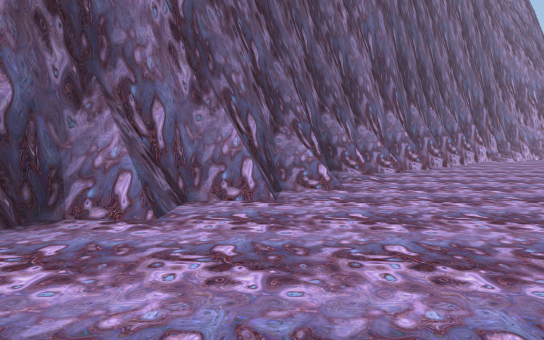
view 1 (above)

23 first-person views from a walk through a 3-D level made in the Unity game engine. The camera is 1.2 m above the floor, tilts 4° down and sees 75° across. The floor is counted in squares, 2 m on a side. Each view is taken from the middle of a square. On the plan, view 1 faces up. The plan holds only what a view shows up to about 10 squares ahead; the rest is blank. The place goes on beyond the plan. The player character is not drawn.

view 2
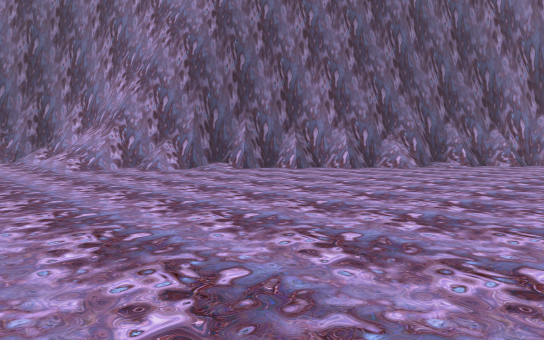

view 3
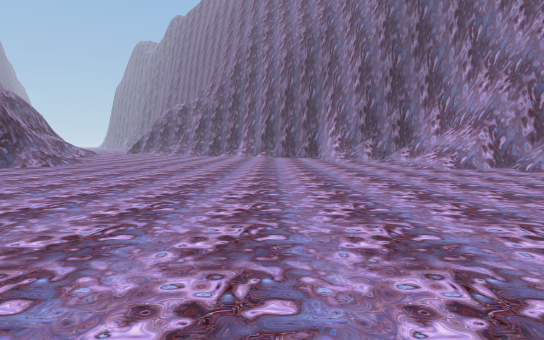

view 4
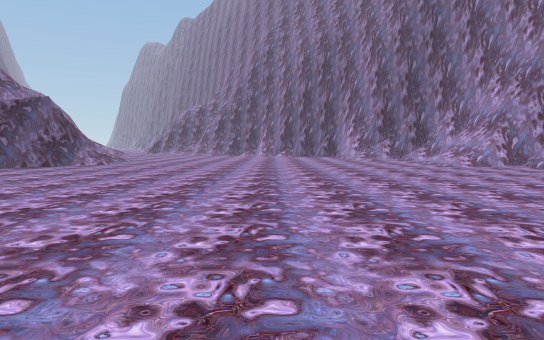

view 5
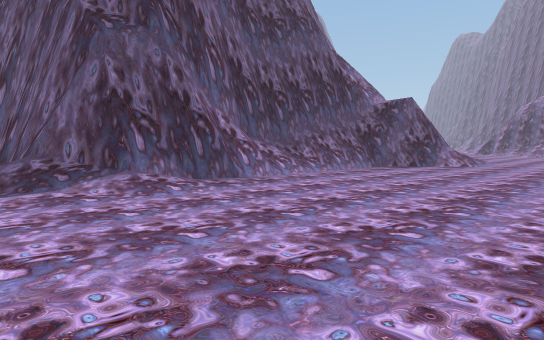

view 6
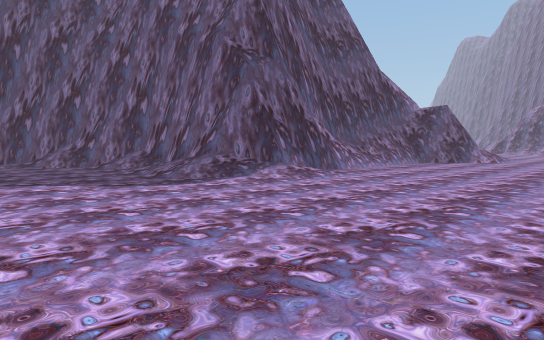

view 7
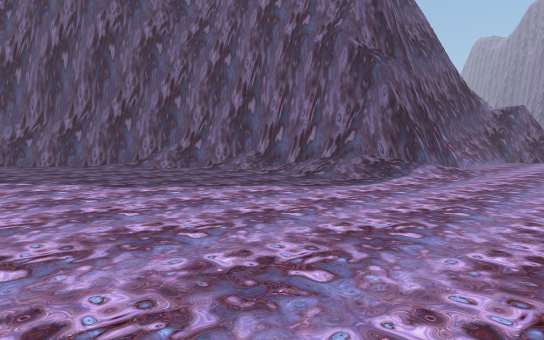

view 8
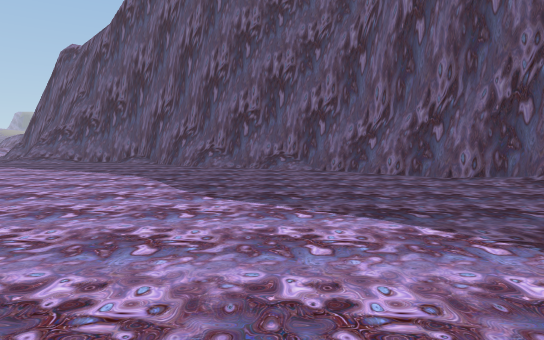

view 9
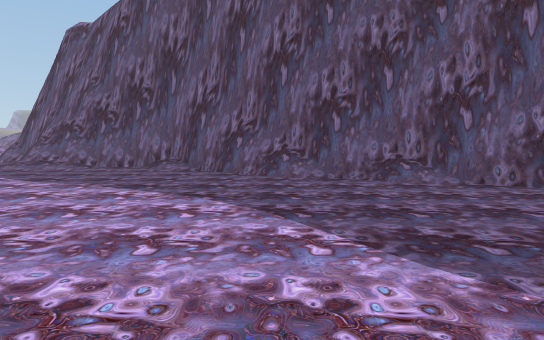

view 10
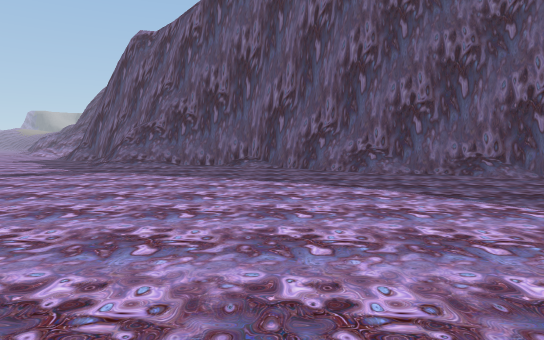

view 11
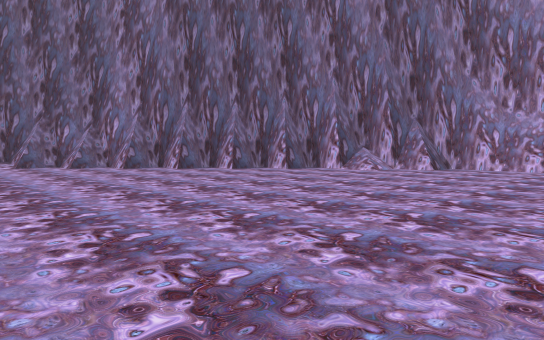

view 12
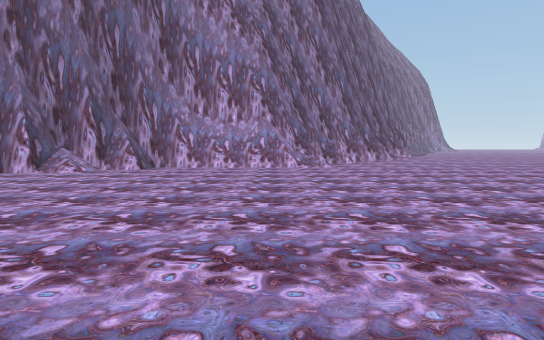

view 13
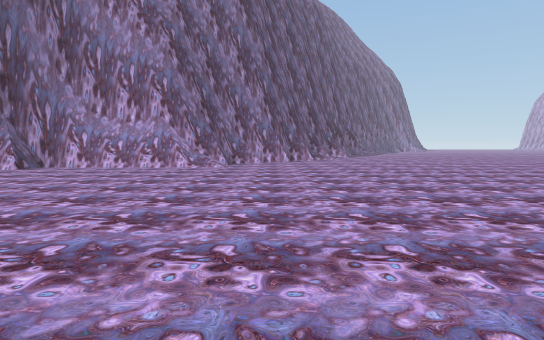

view 14
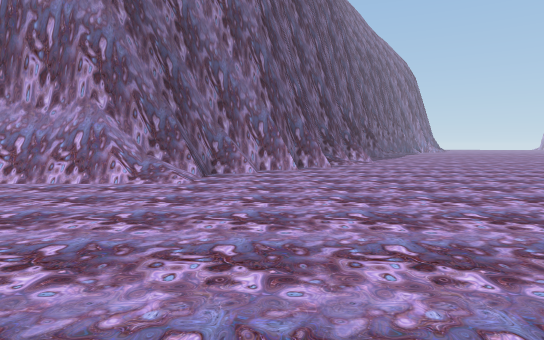

view 15
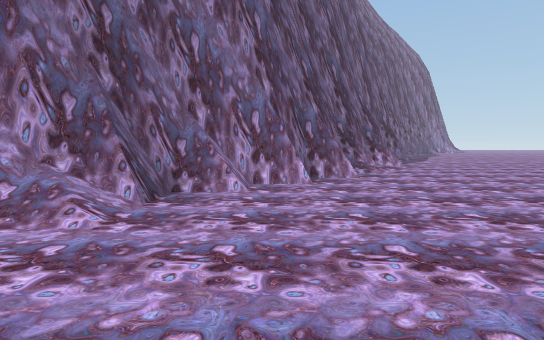

view 16
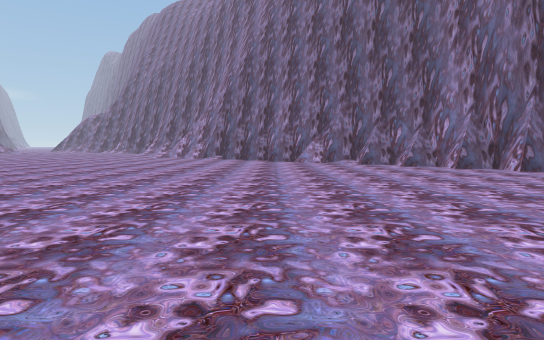

view 17
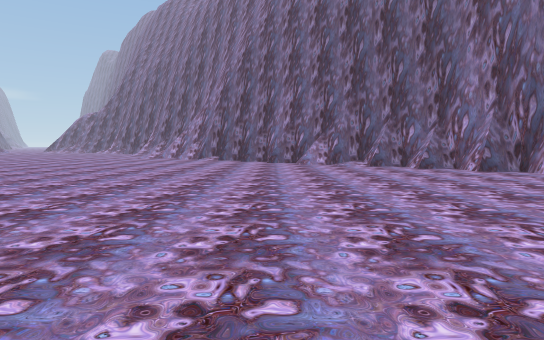

view 18
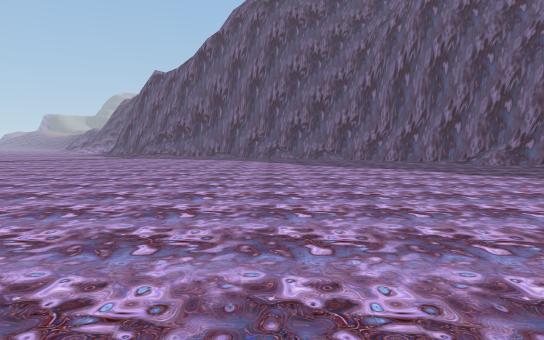

view 19
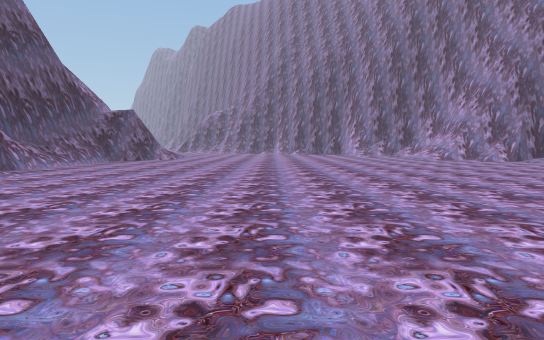

view 20
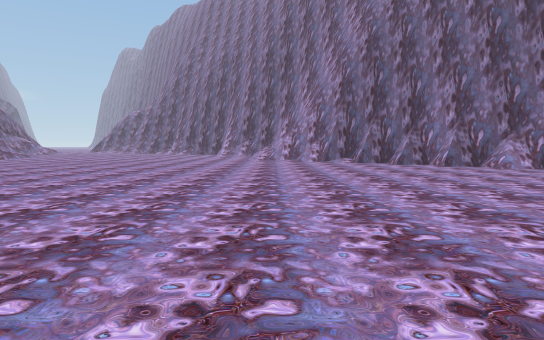

view 21
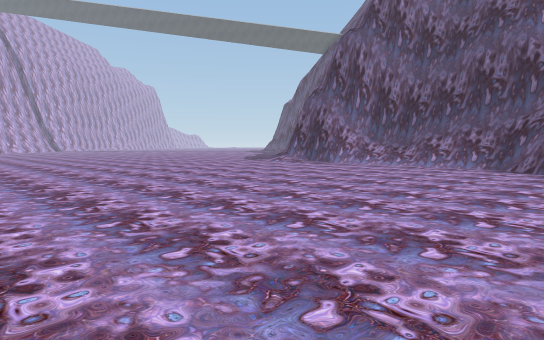

view 22
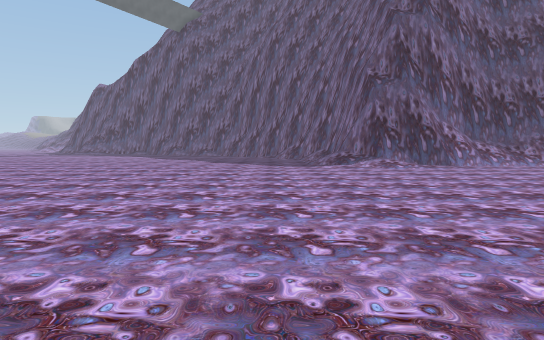

view 23
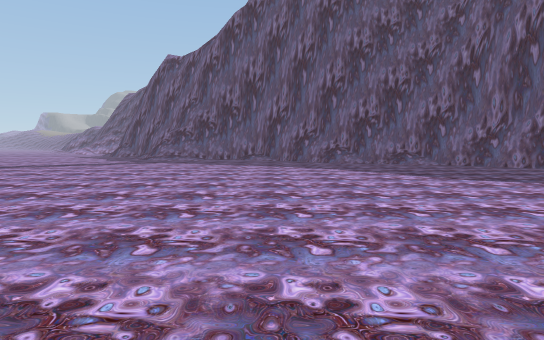

### Floor plan
Key: @ floor where view 1 was taken; # wall or solid block; . floor; / step, stairs or slope; = window, fence, low wall or low ledge.
Columns run from 5 left of view 1 to 20 right of it. Each row starts with its distance up from view 1.
 19                      ##...
 18                     ##....
 17                    ##.....
 16                   ##......
 15               #####/......
 14             ###...........
 13            ###............
 12           ###.............
 11          ###..............
 10         ###...............
  9        ###...............
  8       ###................
  7       ##................
  6      ##................
  5     ###............  .
  4    ###.............
  3    ##.............
  2   ##.............
  1 ###/............
  0 ##/..@.........
 -1 =#..............
 -2 ...............
 -3 ..............
 -4 .............
 -5 ..............
 -6 ...............
 -7 ................
 -8 ................
 -9 ................. .
-10 ....................
-11 .....................
-12 /.....................
-13 ##......//............
-14  ####/=###/............
-15    ########/............
-16          ##.............
-17           #..............
-18           #...............
-19           ##..............
-20           ##/.............
-21            ##.............
-22             ##............
-23              ##...........
-24               ##/.........
-25                ####.......
-26                  ###......
-27                    ##/.///
-28                     #####=

Where each view was taken, in squares from view 1:
view 1: 0 up, 0 right, facing up
view 2: 4 down, 5 right, facing up-left
view 3: 6 down, 5 right, facing left
view 4: 7 down, 6 right, facing left
view 5: 9 down, 6 right, facing down-left
view 6: 9 down, 9 right, facing down-left
view 7: 11 down, 11 right, facing down-left
view 8: 15 down, 11 right, facing down
view 9: 18 down, 13 right, facing down
view 10: 17 down, 15 right, facing down
view 11: 5 up, 13 right, facing up-left
view 12: 5 up, 13 right, facing up
view 13: 5 up, 16 right, facing up
view 14: 9 up, 16 right, facing up
view 15: 12 up, 16 right, facing up
view 16: 4 up, 13 right, facing left
view 17: 4 up, 12 right, facing left
view 18: 9 down, 13 right, facing down
view 19: 8 down, 10 right, facing left
view 20: 1 down, 10 right, facing left
view 21: 4 down, 5 left, facing down-right
view 22: 4 down, 7 right, facing down
view 23: 13 down, 15 right, facing down
